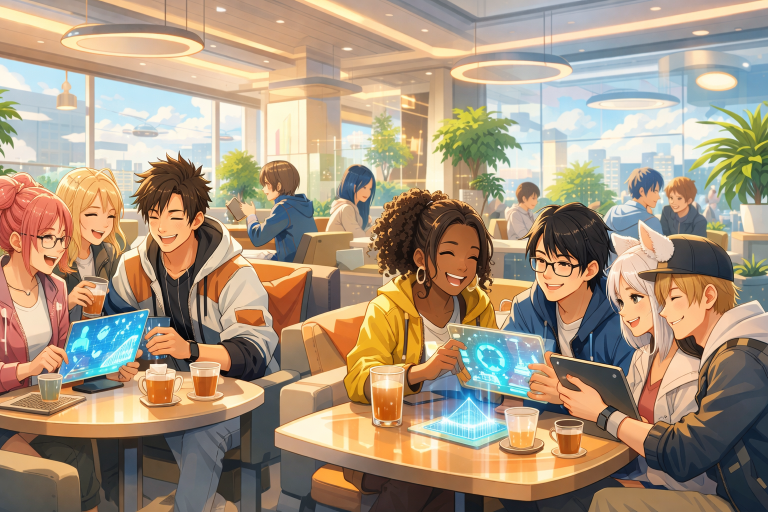
#> input picture images/discord-base.png, 1536 x 1024 px (shown at 1/2 size)
$ python process2.py
#> lines starting #> are read from the running program, lines starting #| are printed output that depends on the picture
from PIL import Image, ImageOps

try:
    target_size = (2100, 720)
    with Image.open("discord-base.png") as base_img:
#> base_img is the input picture: PIL image 1536x1024 RGB; mean R, G, B 168.6, 149.1, 125.7
        processed_img = ImageOps.fit(base_img, target_size, method=Image.Resampling.LANCZOS)
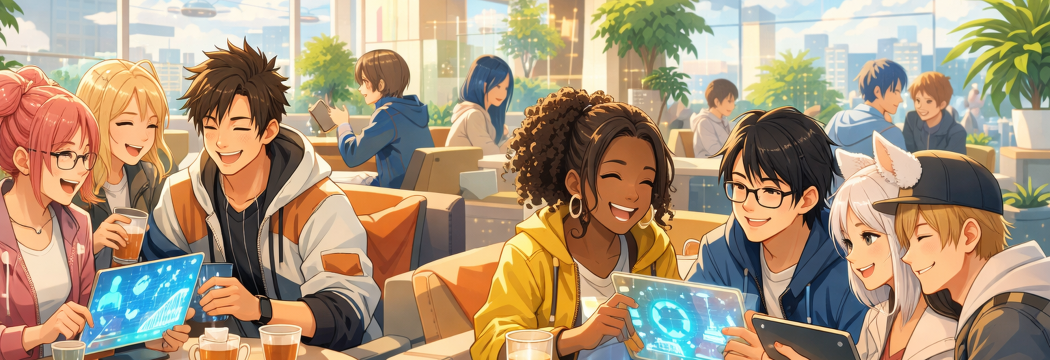
#> processed_img: PIL image 2100x720 RGB (shown at 1/2 size); mean R, G, B 170, 148.8, 121.8
        processed_img.save("hub_banner_discord_anime.png", "PNG")
        print("Success")
except Exception as e:
    print(f"Error: {e}")
